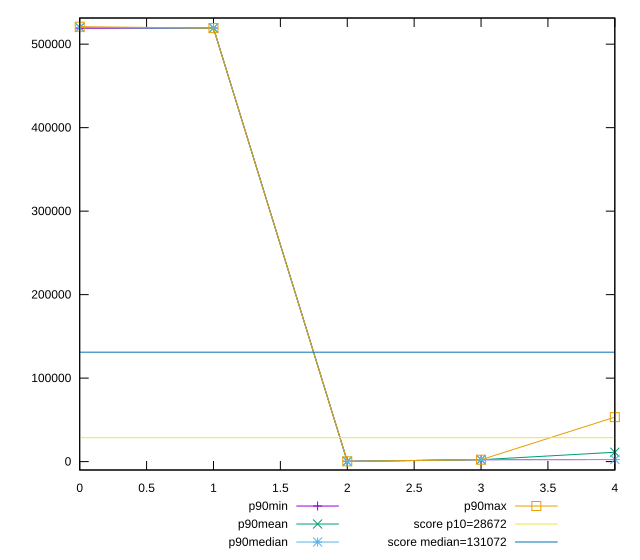

This figure's gnuplot source:
reset

$p90Min <<EOF
0 519068.3640519165
1 519228.8942695221
2 366
3 2318
4 2440
EOF

$p90Mean <<EOF
0 519950.82894404756
1 519231.1746673363
2 366
3 2318
4 11241.791208791208
EOF

$p90Median <<EOF
0 520072.64621809433
1 519231.5934315333
2 366
3 2318
4 2562
EOF

$p90Max <<EOF
0 520909.8120017536
1 519232.09203488525
2 366
3 2318
4 53269
EOF

set key outside below
set xrange [0:4]
set yrange [-10044.876240035072:531320.6882417887]
set trange [-10044.876240035072:531320.6882417887]
set terminal svg size 640, 560 enhanced background rgb 'white'
set output "report_00009_2021-02-08T22-37-41.559Z/uses-long-cache-ttl/progression/value.svg"

plot $p90Min title "p90min" with linespoints, \
     $p90Mean title "p90mean" with linespoints, \
     $p90Median title "p90median" with linespoints, \
     $p90Max title "p90max" with linespoints, \
     28672 title "score p10=28672", \
     131072 title "score median=131072"

reset
